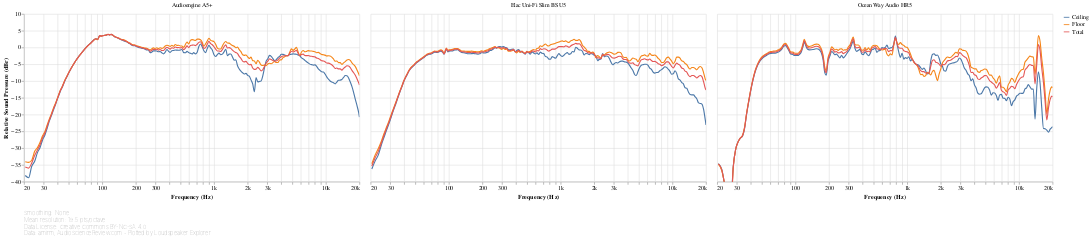

Notebook code cell kept with this figure:
### Markdown cell above
[ANSI-CTA-2034-A](https://shop.cta.tech/products/standard-method-of-measurement-for-in-home-loudspeakers) section 5.2 defines the following Vertical Reflection curves as the power average of the responses at the following vertical angles:

- **Floor**: -20° to -40°
- **Ceiling**: +40° to +60°

### Code cell
#@markdown
reflection_responses_chart('Vertical')

### Figure 1 — Vega-Lite specification as saved in the notebook (floating-point values rounded to 4 significant figures; data arrays with more than 128 entries replaced by an {"elided": "..."} marker saying what was removed)
{"config": {"view": {"continuousWidth": 400, "continuousHeight": 300, "opacity": 0}}, "vconcat": [{"data": {"name": "data-86bb005ac03302acde8aa86b3559acd7"}, "facet": {"type": "nominal", "field": "speaker", "title": null}, "spec": {"layer": [{"mark": {"type": "line", "clip": true, "interpolate": "monotone"}, "encoding": {"opacity": {"condition": {"value": 1, "selection": "selector030"}, "value": 0.2}}, "selection": {"selector030": {"type": "multi", "encodings": ["color"], "bind": "legend"}, "selector032": {"type": "interval", "bind": "scales", "encodings": ["x", "y"]}, "selector033": {"type": "single", "fields": ["speaker"], "bind": {"input": "select", "options": [null, "Audioengine A5+", "Elac Uni-Fi Slim BS U5", "Ocean Way Audio HR5"], "labels": ["All", "Audioengine A5+", "Elac Uni-Fi Slim BS U5", "Ocean Way Audio HR5"], "name": "Speaker: "}}}}, {"mark": {"type": "circle", "clip": true, "size": 100}, "encoding": {"fillOpacity": {"condition": {"value": 0.3, "selection": "selector031"}, "value": 0}}, "selection": {"selector031": {"type": "single", "on": "mouseover", "clear": "mouseout", "empty": "none", "encodings": ["x", "y"]}}}], "encoding": {"color": {"type": "nominal", "field": "key", "legend": {"symbolType": "stroke"}, "sort": null, "title": null}, "tooltip": [{"type": "nominal", "field": "key", "title": "Direction"}, {"type": "quantitative", "field": "frequency", "format": ".03s", "title": "Frequency (Hz)"}, {"type": "quantitative", "field": "value", "format": ".2f", "title": "Value (dB)"}], "x": {"type": "quantitative", "axis": {"format": "s"}, "field": "frequency", "scale": {"base": 10, "domain": [20, 20000], "nice": false, "type": "log"}, "title": "Frequency (Hz)"}, "y": {"type": "quantitative", "axis": {"grid": true}, "field": "value", "scale": {"domain": [-40, 10]}, "title": ["Relative Sound Pressure (dBr)"]}}, "height": 300, "transform": [{"flatten": ["frequency", "Ceiling", "Floor", "Total"]}, {"fold": ["Ceiling", "Floor", "Total"]}], "width": 600}, "transform": [{"filter": {"selection": "selector033"}}]}, {"mark": "text", "height": 1, "title": {"text": ["Smoothing: None", "Mean resolution: 19.5 pts/octave", "Data License: Creative Commons BY-NC-SA 4.0", "Data: amirm, AudioScienceReview.com - Plotted by Loudspeaker Explorer"], "anchor": "start", "color": "gray", "fontSize": 10, "fontWeight": "lighter"}, "width": 600}], "resolve": {"legend": {"color": "independent"}}, "$schema": "https://vega.github.io/schema/vega-lite/v4.8.1.json", "datasets": {"data-86bb005ac03302acde8aa86b3559acd7": [{"speaker": "Audioengine A5+", "frequency": {"elided": "194 float values"}, "Ceiling": {"elided": "194 float values"}, "Floor": {"elided": "194 float values"}, "Total": {"elided": "194 float values"}}, {"speaker": "Elac Uni-Fi Slim BS U5", "frequency": {"elided": "194 float values"}, "Ceiling": {"elided": "194 float values"}, "Floor": {"elided": "194 float values"}, "Total": {"elided": "194 float values"}}, {"speaker": "Ocean Way Audio HR5", "frequency": {"elided": "194 float values"}, "Ceiling": {"elided": "194 float values"}, "Floor": {"elided": "194 float values"}, "Total": {"elided": "194 float values"}}]}}
